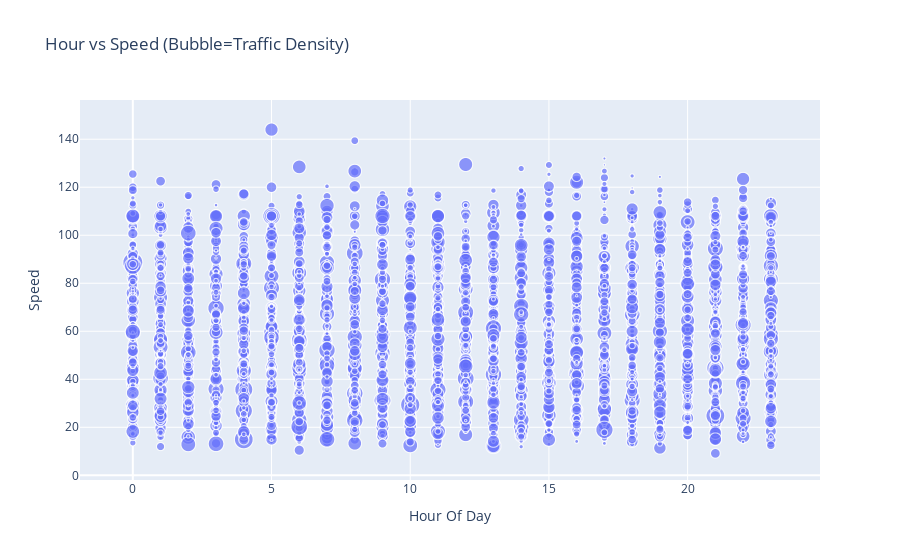

The code cell stored with this chart in its notebook:
### Code cell
fig = px.scatter(df.sample(5000), x="Hour Of Day", y="Speed", size="Traffic Density",
                 title="Hour vs Speed (Bubble=Traffic Density)")
fig.show()

### Figure 1 — Plotly figure (JSON) as saved in the notebook; plotly's stock layout.template omitted (floating-point values rounded to 4 significant figures; data arrays with more than 128 entries replaced by an {"elided": "..."} marker saying what was removed)
{"data": [{"hovertemplate": "Hour Of Day=%{x}<br>Speed=%{y}<br>Traffic Density=%{marker.size}<extra></extra>", "legendgroup": "", "marker": {"color": "#636efa", "size": {"elided": "5000 float values"}, "sizemode": "area", "sizeref": 0.004105, "symbol": "circle"}, "mode": "markers", "name": "", "showlegend": false, "type": "scattergl", "x": {"elided": "5000 int values"}, "xaxis": "x", "y": {"elided": "5000 float values"}, "yaxis": "y"}], "layout": {"legend": {"itemsizing": "constant", "tracegroupgap": 0}, "title": {"text": "Hour vs Speed (Bubble=Traffic Density)"}, "xaxis": {"anchor": "y", "domain": [0, 1], "title": {"text": "Hour Of Day"}}, "yaxis": {"anchor": "x", "domain": [0, 1], "title": {"text": "Speed"}}}}
